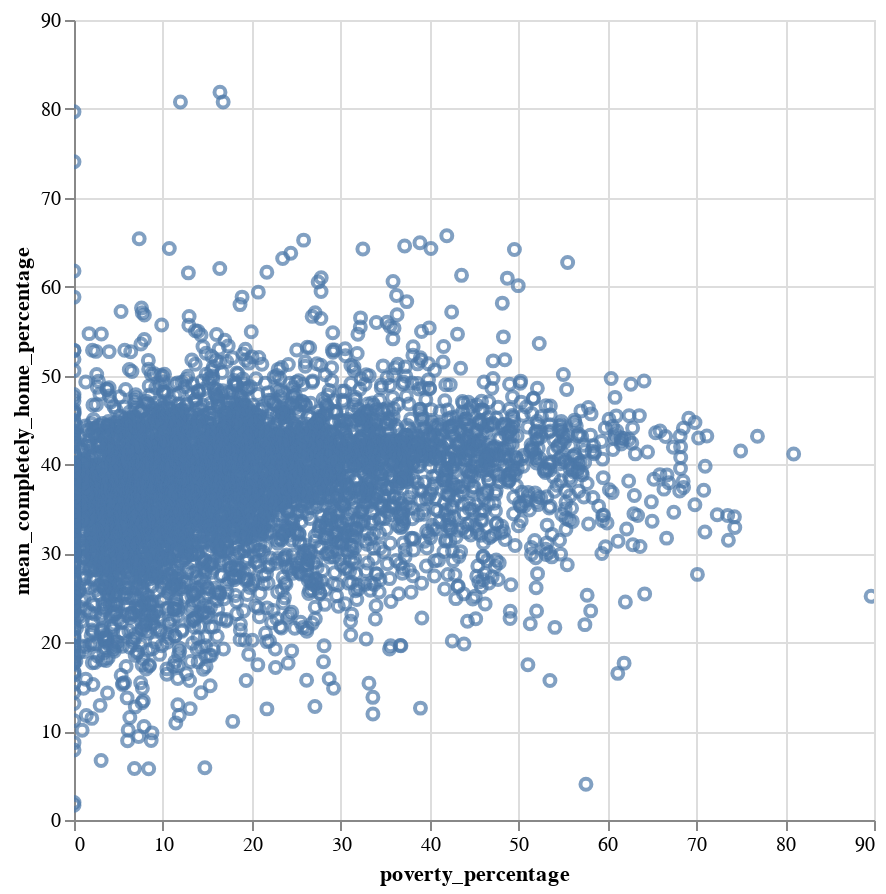

Source (notebook cell):
### Code cell
# plot bar graph
alt.Chart(result_df).mark_point().encode(
    alt.X('poverty_percentage:Q'),
    alt.Y('mean_completely_home_percentage:Q'),
    tooltip=['cbg','poverty_percentage','mean_completely_home_percentage']
).properties(width=400, height=400).interactive()

### Figure 1 — Vega-Lite specification as saved in the notebook (floating-point values rounded to 4 significant figures; data arrays with more than 128 entries replaced by an {"elided": "..."} marker saying what was removed)
{"config": {"view": {"continuousWidth": 400, "continuousHeight": 300}}, "data": {"name": "data-d6f3b47aefa164e07faf2381728c7c1c"}, "mark": "point", "encoding": {"tooltip": [{"type": "nominal", "field": "cbg"}, {"type": "nominal", "field": "poverty_percentage"}, {"type": "quantitative", "field": "mean_completely_home_percentage"}], "x": {"type": "quantitative", "field": "poverty_percentage"}, "y": {"type": "quantitative", "field": "mean_completely_home_percentage"}}, "height": 400, "selection": {"selector001": {"type": "interval", "bind": "scales", "encodings": ["x", "y"]}}, "width": 400, "$schema": "https://vega.github.io/schema/vega-lite/v4.8.1.json", "datasets": {"data-d6f3b47aefa164e07faf2381728c7c1c": {"elided": "4927 records"}}}
